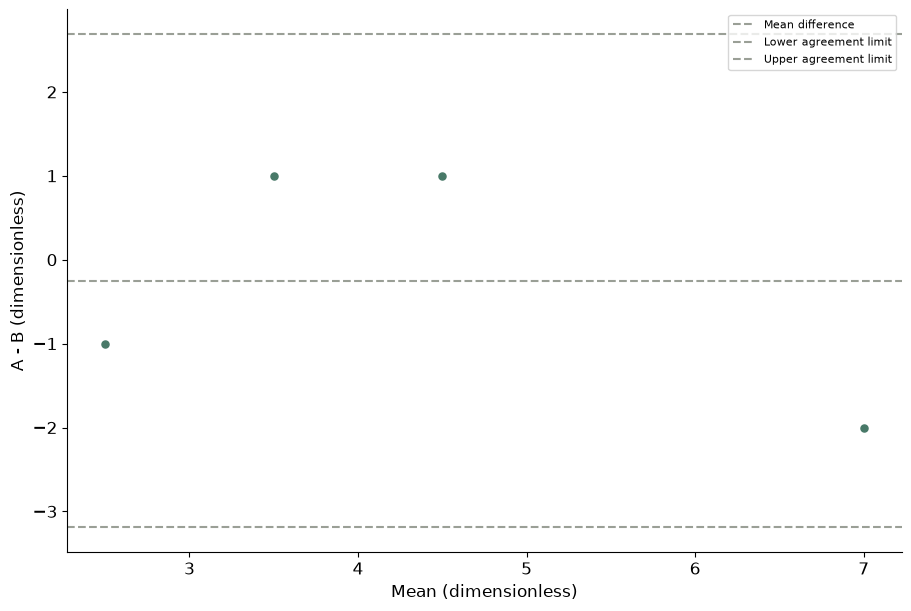

The script that drew this image:
# Tuyan deterministic figure renderer v1; values are immutable source data.
import json
import math
import numpy as np
import matplotlib
matplotlib.use('Agg')
import matplotlib.pyplot as plt
from matplotlib.patches import Circle
from matplotlib.colors import ListedColormap, BoundaryNorm
d = json.loads("{\"type\":\"bland_altman\",\"rows\":[{\"a\":2,\"b\":3},{\"a\":4,\"b\":3},{\"a\":5,\"b\":4},{\"a\":6,\"b\":8}],\"units\":{\"value\":\"dimensionless\",\"x\":\"dimensionless\",\"y\":\"dimensionless\",\"size\":\"dimensionless\",\"low\":\"dimensionless\",\"high\":\"dimensionless\",\"start\":\"dimensionless\",\"end\":\"dimensionless\",\"effect\":\"dimensionless\",\"p\":\"dimensionless\",\"mean\":\"dimensionless\",\"fpr\":\"dimensionless\",\"tpr\":\"dimensionless\",\"recall\":\"dimensionless\",\"precision\":\"dimensionless\",\"predicted\":\"dimensionless\",\"observed\":\"dimensionless\",\"count\":\"dimensionless\",\"a\":\"dimensionless\",\"b\":\"dimensionless\",\"se\":\"dimensionless\",\"u\":\"dimensionless\",\"v\":\"dimensionless\",\"time\":\"dimensionless\",\"event\":\"dimensionless\"},\"options\":{\"bandwidth\":0.5,\"bins\":5,\"nullValue\":0,\"initialValue\":0,\"levels\":[0.5,1,1.5]},\"analysis\":{\"method\":\"pca\",\"description\":\"Synthetic precomputed QA values; not a statistical analysis of research data.\",\"pKind\":\"p\"},\"variants\":[],\"pixels\":1024,\"plotStyle\":{\"width\":9,\"height\":6,\"fontSize\":12}}")
r, kind, opt = d['rows'], d['type'], d['options']
plt.rcParams.update({'font.size':d['plotStyle']['fontSize']})
fig, ax = plt.subplots(figsize=(d['plotStyle']['width'], d['plotStyle']['height']), layout='constrained')
fig.set_facecolor('white')
fig._tuyan_target_pixels = d['pixels']
colors = ['#487968','#c58b53','#647da6','#a77592','#a5a659']
labels = [str(row.get('label',i+1)) for i,row in enumerate(r)]
unit = d['units']
def col(name):
    return np.array([row[name] for row in r], dtype=float)
def grouped():
    names = list(dict.fromkeys([str(row.get('group','Data')) for row in r]))
    return names, [np.array([row['value'] for row in r if str(row.get('group','Data')) == name], dtype=float) for name in names]
def density(values):
    # User-specified positive bandwidth; no concealed automatic inference.
    bw=float(opt['bandwidth'])
    grid=np.linspace(float(min(values))-3*bw,float(max(values))+3*bw,256)
    z=(grid[:,None]-values[None,:])/bw
    return grid,np.exp(-0.5*z*z).mean(axis=1)/(bw*math.sqrt(2*math.pi))
if kind in ['bar','dotplot','lollipop','forest']:
    y=np.arange(len(r)); values=col('value')
    if kind=='bar':
        bars=ax.barh(y,values,color=colors[0]); assert np.allclose([b.get_width() for b in bars],values)
    elif kind=='lollipop':
        ax.hlines(y,0,values,color=colors[0]); ax.scatter(values,y,color=colors[0])
    elif kind=='forest':
        ax.errorbar(values,y,xerr=np.vstack([values-col('low'),col('high')-values]),fmt='o',color=colors[0],capsize=3)
        ax.axvline(float(opt['nullValue']),color='#969e96',linestyle='--')
    else: ax.scatter(values,y,color=colors[0])
    ax.set_yticks(y,labels);ax.invert_yaxis();ax.set_xlabel(unit['value'])
elif kind in ['dumbbell','gantt']:
    y=np.arange(len(r));start,end=col('start'),col('end')
    if kind=='gantt': ax.barh(y,end-start,left=start,color=colors[0])
    else:
        ax.hlines(y,start,end,color='#9da99e');ax.scatter(start,y,label=opt.get('startLabel','Start'),color=colors[0]);ax.scatter(end,y,label=opt.get('endLabel','End'),color=colors[1]);ax.legend()
    ax.set_yticks(y,labels);ax.invert_yaxis();ax.set_xlabel(unit['start'])
elif kind=='waterfall':
    values=col('value');start=float(opt['initialValue'])+np.r_[0,np.cumsum(values)[:-1]]
    ax.bar(np.arange(len(r)),values,bottom=start,color=[colors[0] if v>=0 else colors[1] for v in values]);ax.set_xticks(np.arange(len(r)),labels,rotation=30);ax.set_ylabel(unit['value']);ax.axhline(0,color='#adb3a9')
elif kind=='histogram':
    values=col('value');counts,edges=np.histogram(values,bins=opt['bins'])
    assert int(counts.sum())==len(values)
    artists=ax.bar(edges[:-1],counts,width=np.diff(edges),align='edge',color=colors[0],edgecolor='white')
    assert np.allclose([p.get_height() for p in artists],counts)
    ax.set_xlabel(unit['value']);ax.set_ylabel('Count')
elif kind=='stripplot':
    names,groups=grouped()
    for i,values in enumerate(groups):ax.scatter(np.full(len(values),i),values,color=colors[i%len(colors)],s=22,alpha=.7)
    ax.set_xticks(np.arange(len(names)),names);ax.set_ylabel(unit['value'])
elif kind in ['boxplot','violin','raincloud','density','ridgeline']:
    names,groups=grouped()
    if kind=='boxplot': ax.boxplot(groups,whis=1.5,showfliers=True);ax.set_xticks(np.arange(len(names))+1,names);ax.set_ylabel(unit['value'])
    elif kind=='violin':
        # bw_method is explicit to avoid a hidden bandwidth choice.
        ax.violinplot(groups,showmeans=False,showmedians=True,bw_method=float(opt['bandwidth']));ax.set_xticks(np.arange(len(names))+1,names);ax.set_ylabel(unit['value'])
    else:
        for i,values in enumerate(groups):
            grid,pdf=density(values); color=colors[i%len(colors)]
            if kind=='density': ax.plot(grid,pdf,color=color,label=names[i])
            else:
                base=float(i);scale=0.65/max(pdf) if max(pdf)>0 else 1
                ax.fill_between(grid,base,base+pdf*scale,color=color,alpha=0.45)
                if kind=='raincloud':
                    ax.scatter(values,np.full(len(values),base-0.15),color=color,s=15)
                    ax.boxplot([values],positions=[base-0.35],vert=False,widths=.15,whis=1.5,manage_ticks=False)
        ax.set_xlabel(unit['value'])
        if kind=='density':ax.set_ylabel('Density');ax.legend()
        else:ax.set_yticks(np.arange(len(names)),names)
elif kind=='ecdf':
    values=np.sort(col('value')); p=np.arange(1,len(values)+1)/len(values)
    line=ax.step(values,p,where='post',color=colors[0])[0];assert np.allclose(line.get_ydata(),p)
    ax.set_xlabel(unit['value']);ax.set_ylabel('Cumulative proportion');ax.set_ylim(0,1)
elif kind in ['line','area','scatter','bubble','ordination','ma_plot','volcano','roc','pr_curve','calibration','bland_altman','funnel_meta']:
    xname,yname='x','y'
    if kind=='ma_plot':xname,yname='mean','effect'
    if kind=='roc':xname,yname='fpr','tpr'
    if kind=='pr_curve':xname,yname='recall','precision'
    if kind=='calibration':xname,yname='predicted','observed'
    if kind=='funnel_meta':xname,yname='effect','se'
    if kind=='volcano':x=col('effect');y=-np.log10(col('p'));xlabel='Effect ('+unit['effect']+')';ylabel='-log10('+d['analysis']['pKind']+')'
    elif kind=='bland_altman':
        a,b=col('a'),col('b');x=(a+b)/2;y=a-b;bias=np.mean(y);sd=np.std(y,ddof=1)
        for line,label in [(bias,'Mean difference'),(bias-1.96*sd,'Lower agreement limit'),(bias+1.96*sd,'Upper agreement limit')]:ax.axhline(line,color='#9a9f96',linestyle='--',label=label)
        ax.legend(fontsize=8);xlabel='Mean ('+unit['a']+')';ylabel='A - B ('+unit['a']+')'
    else:x,y=col(xname),col(yname);xlabel=xname+' ('+unit[xname]+')';ylabel=yname+' ('+unit[yname]+')'
    if kind in ['line','area','roc','pr_curve','calibration']:
        order=np.lexsort((y,x)) if kind=='roc' else np.argsort(x,kind='stable');x,y=x[order],y[order]
        artist=ax.plot(x,y,color=colors[0],marker='o',markersize=3)[0];assert np.allclose(artist.get_ydata(),y)
        if kind=='area':ax.fill_between(x,0,y,color=colors[0],alpha=.25)
    else:
        artist=ax.scatter(x,y,s=col('size')*float(opt.get('areaScale',20)) if kind=='bubble' else 26,color=colors[0]);assert np.allclose(artist.get_offsets(),np.column_stack([x,y]))
    ax.set_xlabel(xlabel);ax.set_ylabel(ylabel)
    if kind=='bubble':
        handles,legend_labels=artist.legend_elements(prop='sizes',num=3,func=lambda size:size/float(opt.get('areaScale',20)))
        ax.legend(handles,legend_labels,title='Area ('+unit['size']+')',fontsize=8)
    if kind in ['roc','calibration']:ax.plot([0,1],[0,1],linestyle='--',color='#adb3a9');ax.set_xlim(0,1);ax.set_ylim(0,1)
    if kind=='pr_curve':ax.set_xlim(0,1);ax.set_ylim(0,1)
    if kind=='funnel_meta':ax.invert_yaxis()
    if kind=='ordination':ax.text(.01,1.02,d['analysis']['method'].upper(),transform=ax.transAxes,fontsize=10)
elif kind in ['heatmap','adjacency_matrix','correlation_matrix','confusion_matrix','bubble_matrix','binary_matrix']:
    names_y=list(dict.fromkeys([str(row['row']) for row in r]));names_x=list(dict.fromkeys([str(row['column']) for row in r]))
    matrix=np.full((len(names_y),len(names_x)),np.nan)
    for row in r:matrix[names_y.index(str(row['row'])),names_x.index(str(row['column']))]=row['value']
    if kind=='bubble_matrix':
        for row in r:ax.scatter(names_x.index(str(row['column'])),names_y.index(str(row['row'])),s=row['value']*float(opt.get('areaScale',25)),color=colors[0])
        ax.invert_yaxis()
    elif kind=='binary_matrix':
        cmap=ListedColormap(['#f1f3ed','#487968']);cmap.set_bad('#b7b9b2')
        img=ax.pcolormesh(np.arange(len(names_x)+1)-.5,np.arange(len(names_y)+1)-.5,matrix,cmap=cmap,norm=BoundaryNorm([-.5,.5,1.5],2),shading='flat');ax.invert_yaxis();fig.colorbar(img,ax=ax,ticks=[0,1],label='0 absent / 1 present; grey missing')
        assert np.allclose(img.get_array(),matrix,equal_nan=True)
    else:
        img=ax.pcolormesh(np.arange(len(names_x)+1)-.5,np.arange(len(names_y)+1)-.5,matrix,cmap='RdBu_r' if kind=='correlation_matrix' else 'viridis',vmin=-1 if kind=='correlation_matrix' else None,vmax=1 if kind=='correlation_matrix' else None,shading='flat');ax.invert_yaxis();fig.colorbar(img,ax=ax,label=unit['value'])
        assert np.allclose(img.get_array(),matrix,equal_nan=True)
    ax.set_xticks(np.arange(len(names_x)),names_x,rotation=40,ha='right');ax.set_yticks(np.arange(len(names_y)),names_y)
    if kind=='confusion_matrix':ax.set_xlabel('Predicted class');ax.set_ylabel('True class')
elif kind=='pie':
    values=col('value');wedges,_=ax.pie(values,labels=labels,colors=colors,normalize=True)
    assert np.allclose([(w.theta2-w.theta1)/360 for w in wedges],values/sum(values),atol=1e-6)
elif kind=='rose':
    fig.delaxes(ax);ax=fig.add_subplot(111,projection='polar');values=col('value');theta=np.arange(len(r))*2*np.pi/len(r)
    ax.bar(theta,np.sqrt(values),width=2*np.pi/len(r),color=colors[0],edgecolor='white');ax.set_xticks(theta,labels);ax.set_ylabel('Radius = sqrt(value)')
elif kind in ['gene_track','protein_domain']:
    start,end=col('start'),col('end');ax.barh(np.arange(len(r)),end-start,left=start,color=colors[0]);ax.set_yticks(np.arange(len(r)),labels);ax.set_xlabel(unit['start']);ax.invert_yaxis()
elif kind=='vector_field':
    artist=ax.quiver(col('x'),col('y'),col('u'),col('v'),angles='xy',scale_units='xy',scale=1,color=colors[0]);ax.set_xlabel(unit['x']);ax.set_ylabel(unit['y']);ax.set_aspect('equal')
elif kind=='contour':
    xs=np.unique(col('x'));ys=np.unique(col('y'));z=np.full((len(ys),len(xs)),np.nan)
    for row in r:z[list(ys).index(row['y']),list(xs).index(row['x'])]=row['value']
    cs=ax.contour(xs,ys,z,levels=opt['levels'])
    for label in ax.clabel(cs,inline=False,fontsize=8):label.set_bbox({'facecolor':'white','edgecolor':'none','pad':1})
    ax.set_xlabel(unit['x']);ax.set_ylabel(unit['y'])
elif kind=='kaplan_meier':
    names=list(dict.fromkeys([str(row.get('group','Data')) for row in r]))
    for i,name in enumerate(names):
        data=[row for row in r if str(row.get('group','Data'))==name];times=sorted(set(row['time'] for row in data));xs=[0.];ys=[1.];s=1.
        for t in times:
            risk=sum(row['time']>=t for row in data);events=sum(row['time']==t and row['event']==1 for row in data)
            s=s*(1-events/risk);xs.append(t);ys.append(s)
            cens=sum(row['time']==t and row['event']==0 for row in data)
            if cens:ax.plot(t,s,marker='+',color=colors[i%len(colors)])
        ax.step(xs,ys,where='post',label=name,color=colors[i%len(colors)])
    ax.set_ylim(0,1.03);ax.set_ylabel('Survival probability (no CI estimated)');ax.set_xlabel(unit['time']);ax.legend()
elif kind in ['venn','upset']:
    names=[row['set'] for row in r];sets=[set(row['members']) for row in r];members=set().union(*sets);counts={}
    for item in members:
        mask=tuple(item in s for s in sets);counts[mask]=counts.get(mask,0)+1
    if kind=='venn':
        for x,color,name in [(0.4,colors[0],names[0]),(.65,colors[1],names[1])]:ax.add_patch(Circle((x,.5),.23,facecolor=color,alpha=.25));ax.text(x,.78,name,ha='center')
        for x,key in [(.29,(True,False)),(.525,(True,True)),(.76,(False,True))]:ax.text(x,.5,str(counts.get(key,0)),ha='center')
        ax.set_xlim(0,1.05);ax.set_ylim(0,1);ax.set_aspect('equal');ax.axis('off');ax.text(.5,.1,'Areas are schematic; labels show exact counts',ha='center',fontsize=8)
    else:
        masks=sorted(counts,key=lambda m:(-counts[m],m));ax.bar(np.arange(len(masks)),[counts[m] for m in masks],color=colors[0]);ax.set_xticks(np.arange(len(masks)),[' & '.join(names[i] for i,v in enumerate(m) if v) for m in masks],rotation=35,ha='right');ax.set_ylabel('Exclusive intersection size')
        # Membership matrix below bars is necessary to distinguish UpSet from a bar chart.
        matrix_ax=ax.inset_axes([0,-.48,1,.27]);matrix_ax.set_xlim(-.5,len(masks)-.5)
        for j,m in enumerate(masks):
            ys=[i for i,v in enumerate(m) if v];matrix_ax.plot([j]*len(ys),ys,color=colors[0]);matrix_ax.scatter([j]*len(names),np.arange(len(names)),color=[colors[0] if v else '#dde1d8' for v in m])
        matrix_ax.set_yticks(np.arange(len(names)),names);matrix_ax.set_xticks([]);matrix_ax.invert_yaxis()

checks={}
computed={}
def audit(name,actual,expected,atol=1e-8):
    a=np.asarray(actual,dtype=float);e=np.asarray(expected,dtype=float)
    assert a.shape==e.shape and np.allclose(a,e,rtol=1e-7,atol=atol,equal_nan=True), 'Numeric artist mismatch: '+name
    mask=np.isfinite(a)&np.isfinite(e)
    error=float(np.max(np.abs(a[mask]-e[mask]))) if np.any(mask) else 0.
    checks[name]={'count':int(a.size),'absoluteError':error,'passed':True}
if kind=='bar':audit('bar_widths',[p.get_width() for p in ax.patches],col('value'))
elif kind in ['dotplot','lollipop']:audit('point_values',ax.collections[-1].get_offsets()[:,0],col('value'))
elif kind=='forest':
    audit('point_estimates',ax.lines[0].get_xdata(),col('value'))
    audit('intervals',np.array(ax.collections[0].get_segments())[:,:,0],np.column_stack([col('low'),col('high')]))
elif kind=='dumbbell':
    audit('start_points',ax.collections[1].get_offsets()[:,0],col('start'));audit('end_points',ax.collections[2].get_offsets()[:,0],col('end'))
elif kind=='gantt':
    audit('interval_start',[p.get_x() for p in ax.patches],col('start'));audit('interval_width',[p.get_width() for p in ax.patches],col('end')-col('start'))
elif kind=='waterfall':
    audit('increments',[p.get_height() for p in ax.patches],col('value'));audit('cumulative_baselines',[p.get_y() for p in ax.patches],float(opt['initialValue'])+np.r_[0,np.cumsum(col('value'))[:-1]])
    computed['cumulativeValues']=(float(opt['initialValue'])+np.cumsum(col('value'))).tolist()
elif kind=='histogram':
    audit('bin_heights',[p.get_height() for p in ax.patches],counts);audit('total_count',[sum(p.get_height() for p in ax.patches)],[len(r)]);computed['binEdges']=edges.tolist();computed['binCounts']=counts.tolist()
elif kind=='stripplot':
    for i,values in enumerate(groups):audit('observations_'+str(i),ax.collections[i].get_offsets()[:,1],values)
elif kind=='boxplot':
    for i,values in enumerate(groups):audit('median_'+str(i),ax.lines[i*7+5].get_ydata(),[np.median(values)]*2)
elif kind=='violin':
    medians=ax.collections[-1].get_segments();audit('medians',[x[0,1] for x in medians],[np.median(v) for v in groups])
elif kind in ['density','ridgeline','raincloud']:
    computed['bandwidth']=float(opt['bandwidth']);computed['groupSizes']=[len(v) for v in groups]
    for i,values in enumerate(groups):
        grid,pdf=density(values)
        if kind=='density':audit('density_'+str(i),ax.lines[i].get_ydata(),pdf)
        else:
            top=np.column_stack([grid,i+pdf*(.65/max(pdf))]);bottom=np.column_stack([grid,np.full(len(grid),i)])
            expected=np.vstack([top[0],bottom,top[-1],top[::-1],top[0]])
            audit('density_polygon_'+str(i),ax.collections[i*(2 if kind=='raincloud' else 1)].get_paths()[0].vertices,expected)
        if kind=='raincloud':audit('observations_'+str(i),ax.collections[i*2+1].get_offsets()[:,0],values)
elif kind=='ecdf':
    audit('ecdf_sorted_values',ax.lines[0].get_xdata(),np.sort(col('value')));audit('ecdf_probability',ax.lines[0].get_ydata(),np.arange(1,len(r)+1)/len(r))
elif kind in ['line','area','roc','pr_curve','calibration']:audit('plotted_xy',np.column_stack([artist.get_xdata(),artist.get_ydata()]),np.column_stack([x,y]))
elif kind in ['scatter','bubble','ordination','ma_plot','volcano','bland_altman','funnel_meta']:
    audit('point_coordinates',artist.get_offsets(),np.column_stack([x,y]))
    if kind=='bubble':audit('marker_area',artist.get_sizes(),col('size')*float(opt.get('areaScale',20)))
    if kind=='volcano':computed['negativeLog10P']=y.tolist()
    if kind=='bland_altman':
        audit('agreement_limits',[ln.get_ydata()[0] for ln in ax.lines[:3]],[bias,bias-1.96*sd,bias+1.96*sd]);computed.update({'meanDifference':float(bias),'sampleSdDifference':float(sd),'limits':[float(bias-1.96*sd),float(bias+1.96*sd)]})
elif kind in ['heatmap','adjacency_matrix','correlation_matrix','confusion_matrix','binary_matrix']:audit('matrix_cells',img.get_array(),matrix);computed['missingCells']=int(np.isnan(matrix).sum())
elif kind=='bubble_matrix':audit('marker_areas',[c.get_sizes()[0] for c in ax.collections],col('value')*float(opt.get('areaScale',25)))
elif kind=='pie':audit('angular_proportions',[(w.theta2-w.theta1)/360 for w in wedges],col('value')/sum(col('value')),1e-6)
elif kind=='rose':audit('area_proportions',[p.get_height()**2 for p in ax.patches],col('value'))
elif kind=='vector_field':audit('vectors',np.column_stack([artist.U,artist.V]),np.column_stack([col('u'),col('v')]))
elif kind=='contour':
    audit('contour_levels',cs.levels,opt['levels'])
    for level,path in zip(cs.levels,cs.get_paths()):
        points=path.vertices
        if len(points)==0:continue
        assert np.all(points[:,0]>=xs[0]) and np.all(points[:,0]<=xs[-1]) and np.all(points[:,1]>=ys[0]) and np.all(points[:,1]<=ys[-1]), 'Contour outside data grid'
        ix=np.clip(np.searchsorted(xs,points[:,0],side='right')-1,0,len(xs)-2);iy=np.clip(np.searchsorted(ys,points[:,1],side='right')-1,0,len(ys)-2)
        tx=(points[:,0]-xs[ix])/(xs[ix+1]-xs[ix]);ty=(points[:,1]-ys[iy])/(ys[iy+1]-ys[iy])
        interpolated=(1-tx)*(1-ty)*z[iy,ix]+tx*(1-ty)*z[iy,ix+1]+(1-tx)*ty*z[iy+1,ix]+tx*ty*z[iy+1,ix+1]
        audit('contour_vertices_'+str(float(level)),interpolated,np.full(len(points),level))
    computed['gridShape']=list(z.shape)
elif kind=='kaplan_meier':
    survival_lines=[ln for ln in ax.lines if ln.get_drawstyle()=='steps-post']
    for i,name in enumerate(names):
        data=[row for row in r if str(row.get('group','Data'))==name];prob=1.;expected=[1.]
        for t in sorted(set(row['time'] for row in data)):
            prob*=1-sum(row['time']==t and row['event']==1 for row in data)/sum(row['time']>=t for row in data);expected.append(prob)
        audit('survival_'+str(i),survival_lines[i].get_ydata(),expected)
        computed[name]={'survival':expected}
elif kind=='venn':audit('intersection_labels',[float(t.get_text()) for t in ax.texts[2:5]],[counts.get((True,False),0),counts.get((True,True),0),counts.get((False,True),0)])
elif kind=='upset':audit('exclusive_intersections',[p.get_height() for p in ax.patches],[counts[m] for m in masks]);audit('union_size',[sum(p.get_height() for p in ax.patches)],[len(members)])
assert checks, 'Missing numeric audit for '+kind
fig._tuyan_validation={'typeId':kind,'checks':checks,'computations':computed,'analysis':d['analysis'],'suppliedFields':list(r[0]),'dataSourcePolicy':'User supplied values; artist checks do not establish source authenticity or study validity.'}

for collection in fig.findobj(matplotlib.collections.Collection):collection.set_rasterized(False)
for spine in ['top','right']:
    if spine in ax.spines: ax.spines[spine].set_visible(False)
